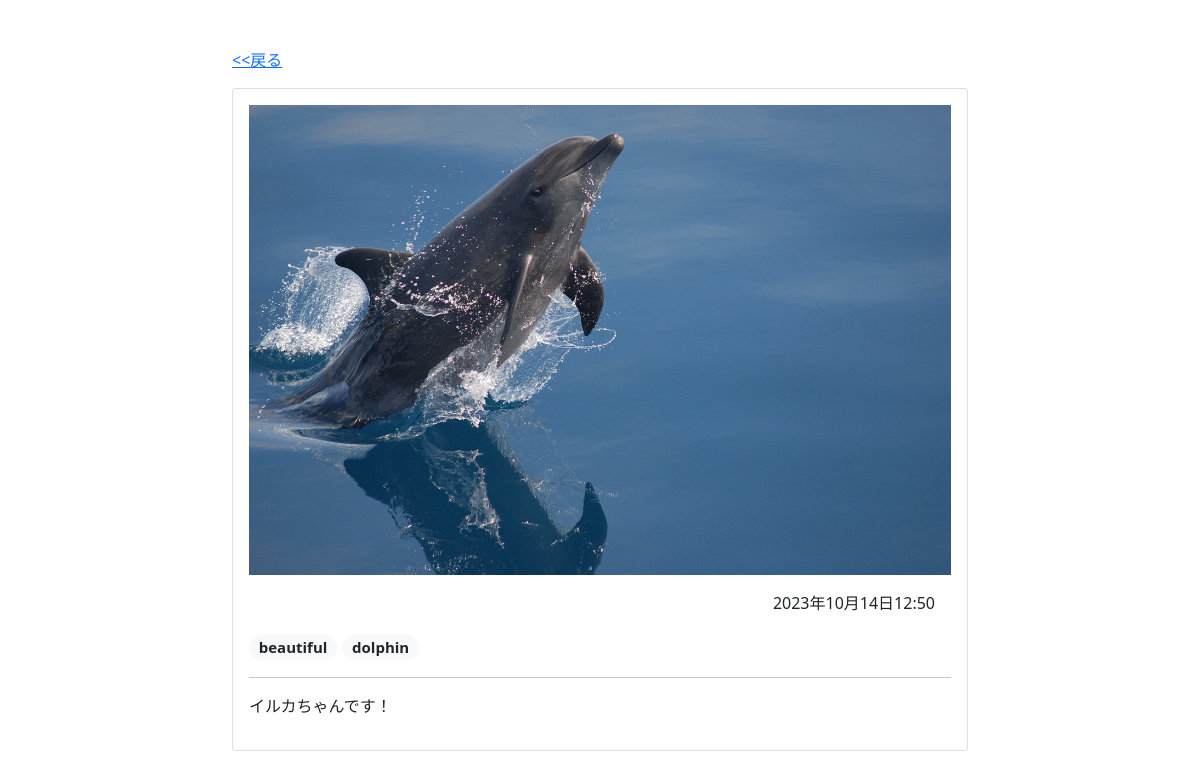
Screenshot of /photo/4 with the database file from the repository.
### album/models.py (models this page shows)
class Photo(models.Model):
    image = models.ImageField(null=False, blank=False, upload_to="uploads/")
    description = models.TextField(null=True, blank=True)
    created_at = models.DateTimeField(auto_now_add=True)
    tags = models.ManyToManyField(Tag, blank=True)

class Tag(models.Model):
    name = models.CharField(max_length=32, primary_key=True)
    def __str__(self):
        return self.name

### album/views.py (the view)
# urls.py: path("photo/<int:pk>", PhotoDetailView.as_view(), name="photo-detail"),
class PhotoDetailView(DetailView):
    model = Photo
    template_name = "album/photo_detail.html"
    context_object_name = "photo"

### album/templates/album/photo_detail.html
{% extends 'album/base.html' %}
{% block content %}
<div class="container">
    <div class="row justify-content-center">
        <div class="col-lg-8 col-md-10">
            <p><a href="{{ request.META.HTTP_REFERER }}"><<戻る</a></p>
            <div class="card">
                <div class="card-body">
                    <img src="{{ photo.image.url }}" class="img-fluid">
                    <p class="m-3 text-end">{{ photo.created_at }}</p>
                    <p class="fs-5">
                        {% for tag in photo.tags.all %}
                        <span class="badge rounded-pill bg-light text-dark">
                            {{ tag }}
                        </span>
                        {% endfor %}
                    </p>
                    <hr>
                    <p>{{ photo.description }}</p>
                </div>
            </div>
        </div>
    </div>
</div>
{% endblock content %}

### rows the page displays
Photo: image (picture), created_at "2023年10月14日12:50", description "イルカちゃんです！"
Tag: name "beautiful"
Tag: name "dolphin"
